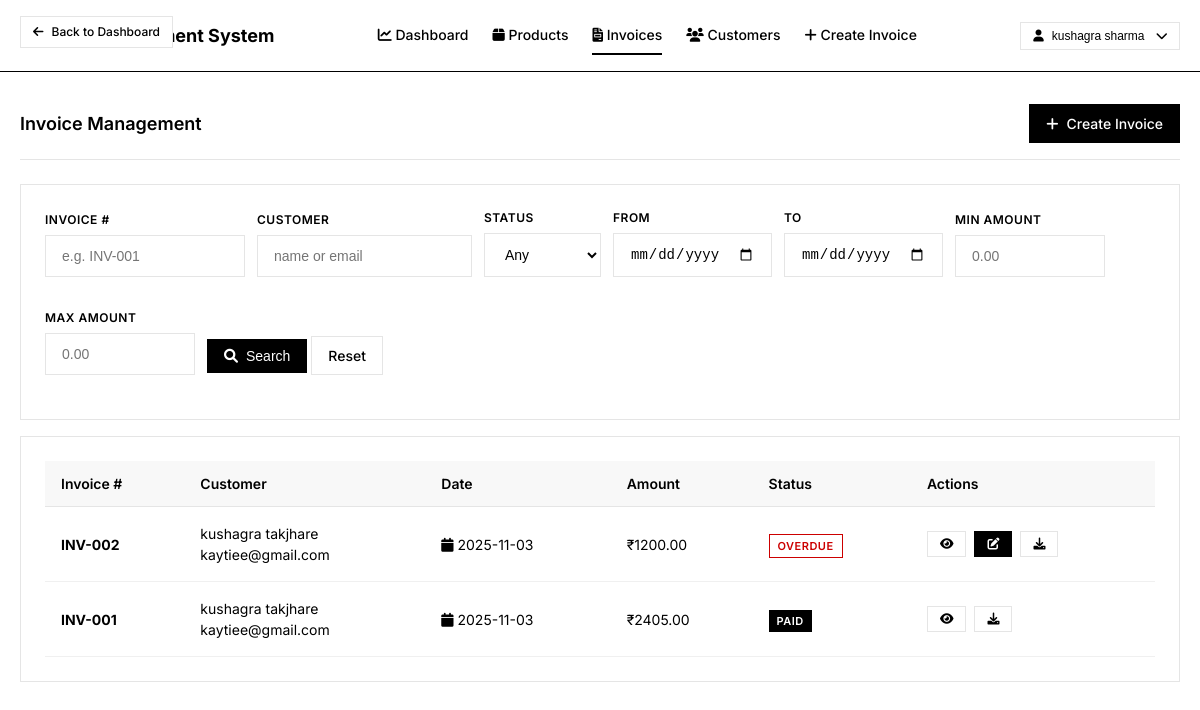
The page /seller/invoices (signed in) on the database its author committed.
### models.py (models this page shows, shortened)
class Invoice(db.Model):
    __tablename__ = 'invoices'
    invoice_no = db.Column(db.String(20), primary_key=True)  # INVOICE_NO
    invoice_datetime = db.Column(db.DateTime, nullable=False, default=datetime.utcnow)  # INVOICE_DATETIME
    status = db.Column(db.String(20), nullable=False, default='pending')  # STATUS
    tax = db.Column(db.Numeric(10, 2), nullable=False, default=0)  # TAX
    amount = db.Column(db.Numeric(10, 2), nullable=False)  # AMOUNT
    s_id = db.Column(db.String(10), db.ForeignKey('sellers.s_id'), nullable=False)  # S_ID (FK)
    c_id = db.Column(db.String(10), db.ForeignKey('customers.c_id'), nullable=False)  # C_ID (FK)
    invoice_items = db.relationship('InvoiceItem', backref='invoice', lazy=True, cascade='all, delete-orphan')
    @property
    def id(self):
        return self.invoice_no
    @property
    def date(self):
        return self.invoice_datetime.strftime('%Y-%m-%d')
    @property
    def customer_name(self):
        return self.customer.c_name
    @property
    def customer_email(self):
        return self.customer.c_email

class Customer(db.Model):
    __tablename__ = 'customers'
    c_id = db.Column(db.String(10), primary_key=True)    # C_ID
    c_name = db.Column(db.String(100), nullable=False)  # C_NAME
    c_email = db.Column(db.String(100), nullable=False, unique=True)  # C_EMAIL
    c_phone_no = db.Column(db.String(20), nullable=False)  # C_PHONE_NO
    c_address = db.Column(db.Text, nullable=False)       # C_ADDRESS
    password = db.Column(db.String(255), nullable=True, default='')  # PASSWORD (optional for customers)
    invoices = db.relationship('Invoice', backref='customer', lazy=True)

### app.py (the view)
@app.route('/seller/invoices')
@login_required
@role_required('seller')
def seller_invoices():
    q = request.args.get('q', '').strip()
    customer_q = request.args.get('customer', '').strip()
    status = request.args.get('status', '').strip()
    start_date_str = request.args.get('start_date', '').strip()
    end_date_str = request.args.get('end_date', '').strip()
    min_amount_str = request.args.get('min_amount', '').strip()
    max_amount_str = request.args.get('max_amount', '').strip()
    query = Invoice.query.filter_by(s_id=session['user_id'])
    if q:
        query = query.filter(Invoice.invoice_no.ilike(f"%{q}%"))
    if customer_q:
        query = query.join(Customer).filter(
            (Customer.c_name.ilike(f"%{customer_q}%")) | (Customer.c_email.ilike(f"%{customer_q}%"))
        )
    if status:
        query = query.filter(Invoice.status == status)
    try:
        if start_date_str:
            start_dt = datetime.strptime(start_date_str, '%Y-%m-%d')
            query = query.filter(Invoice.invoice_datetime >= start_dt)
    except ValueError:
        pass
    try:
        if end_date_str:
            end_dt = datetime.strptime(end_date_str, '%Y-%m-%d')
            end_dt_inclusive = end_dt.replace(hour=23, minute=59, second=59, microsecond=999999)
            query = query.filter(Invoice.invoice_datetime <= end_dt_inclusive)
    except ValueError:
        pass
    try:
        if min_amount_str:
            query = query.filter(Invoice.amount >= Decimal(min_amount_str))
    except Exception:
        pass
    try:
        if max_amount_str:
            query = query.filter(Invoice.amount <= Decimal(max_amount_str))
    except Exception:
        pass
    invoices = query.order_by(Invoice.invoice_datetime.desc()).all()
    return render_template(
        'seller/invoices.html',
        invoices=invoices,
        q=q,
        customer_q=customer_q,
        status=status,
        start_date=start_date_str,
        end_date=end_date_str,
        min_amount=min_amount_str,
        max_amount=max_amount_str,
    )

### app.py (called while the page is built)
def login_required(f):
    from functools import wraps
    @wraps(f)
    def decorated_function(*args, **kwargs):
        if 'user_id' not in session:
            return redirect(url_for('login'))
        return f(*args, **kwargs)
    return decorated_function

def role_required(role):
    def decorator(f):
        from functools import wraps
        @wraps(f)
        def decorated_function(*args, **kwargs):
            if 'user_role' not in session or session['user_role'] != role:
                flash('Access denied. Insufficient permissions.', 'error')
                return redirect(url_for('login'))
            return f(*args, **kwargs)
        return decorated_function
    return decorator

### templates/seller/invoices.html (shortened to what this page needs)
{% extends "base.html" %}
{% block back_button %}
<a href="{{ url_for('seller_dashboard') }}" class="btn btn-outline btn-sm back-btn">
    <i class="fas fa-arrow-left"></i>
    Back to Dashboard
</a>
{% endblock %}
{% block content %}
<div class="dashboard">
    <div class="section-header">
        <h2 class="section-title"> Invoice Management</h2>
        <div class="section-actions">
            <a href="{{ url_for('create_invoice') }}" class="btn btn-primary">
                <i class="fas fa-plus"></i>
                Create Invoice
            </a>
        </div>
    </div>
    <div class="card" style="margin-bottom: 16px;">
        <form method="get" class="form-inline" style="display: flex; gap: 12px; align-items: end; flex-wrap: wrap;">
            <div class="form-group">
                <label class="form-label" for="q">Invoice #</label>
                <input type="text" id="q" name="q" value="{{ q or '' }}" class="form-input" placeholder="e.g. INV-001" style="max-width: 200px;">
            </div>
            <div class="form-group">
                <label class="form-label" for="customer">Customer</label>
                <input type="text" id="customer" name="customer" value="{{ customer_q or '' }}" class="form-input" placeholder="name or email" style="max-width: 260px;">
            </div>
            <div class="form-group">
                <label class="form-label" for="status">Status</label>
                <select id="status" name="status" class="form-input" style="max-width: 160px;">
                    <option value="" {{ '' == (status or '') and 'selected' or '' }}>Any</option>
                </select>
            </div>
            <div class="form-group">
                <label class="form-label" for="start_date">From</label>
                <input type="date" id="start_date" name="start_date" value="{{ start_date or '' }}" class="form-input" style="max-width: 170px;">
            </div>
            <div class="form-group">
                <label class="form-label" for="end_date">To</label>
                <input type="date" id="end_date" name="end_date" value="{{ end_date or '' }}" class="form-input" style="max-width: 170px;">
            </div>
            <div class="form-group">
                <label class="form-label" for="min_amount">Min Amount</label>
                <input type="number" step="0.01" id="min_amount" name="min_amount" value="{{ min_amount or '' }}" class="form-input" placeholder="0.00" style="max-width: 150px;">
            </div>
            <div class="form-group">
                <label class="form-label" for="max_amount">Max Amount</label>
                <input type="number" step="0.01" id="max_amount" name="max_amount" value="{{ max_amount or '' }}" class="form-input" placeholder="0.00" style="max-width: 150px;">
            </div>
            <div class="form-group">
                <button type="submit" class="btn btn-primary"><i class="fas fa-search"></i> Search</button>
                <a href="{{ url_for('seller_invoices') }}" class="btn btn-outline">Reset</a>
            </div>
        </form>
    </div>
    {% if invoices %}
    <div class="card">
        <table class="table">
            <thead>
                <tr>
                    <th>Invoice #</th>
                    <th>Customer</th>
                    <th>Date</th>
                    <th>Amount</th>
                    <th>Status</th>
                    <th>Actions</th>
                </tr>
            </thead>
            <tbody>
                {% for invoice in invoices %}
                <tr>
                    <td>
                        <div class="invoice-id">
                            <strong>{{ invoice.id }}</strong>
                        </div>
                    </td>
                    <td>
                        <div class="customer-info">
                            <div class="customer-name">{{ invoice.customer_name }}</div>
                            <div class="customer-email">{{ invoice.customer_email }}</div>
                        </div>
                    </td>
                    <td>
                        <div class="date-info">
                            <i class="fas fa-calendar"></i>
                            {{ invoice.date }}
                        </div>
                    </td>
                    <td>
                        <div class="amount-info">
                            ₹{{ "%.2f"|format(invoice.amount) }}
                        </div>
                    </td>
                    <td>
                        <span class="status-badge status-{{ invoice.status }}">
                            {{ invoice.status.title() }}
                        </span>
                    </td>
                    <td>
                        <div class="action-buttons">
                            <a href="{{ url_for('view_invoice', invoice_id=invoice.id) }}" class="btn btn-outline btn-sm">
                                <i class="fas fa-eye"></i>
                            </a>
                            {% if invoice.status != 'paid' %}
                            <a href="{{ url_for('edit_invoice', invoice_id=invoice.id) }}" class="btn btn-primary btn-sm">
                                <i class="fas fa-edit"></i>
                            </a>
                            {% endif %}
                            <a href="{{ url_for('download_invoice', invoice_id=invoice.id) }}" class="btn btn-success btn-sm">
                                <i class="fas fa-download"></i>
                            </a>
                        </div>
                    </td>
                </tr>
                {% endfor %}
            </tbody>
        </table>
    </div>
    {% endif %}
</div>
{% endblock %}

### static/css/style.css (style rules this page uses)
* { margin: 0; padding: 0; box-sizing: border-box; }
body { font-family: 'Inter', -apple-system, BlinkMacSystemFont, 'Segoe UI', sans-serif; background-color: #ffffff; color: #000000; line-height: 1.5; font-size: 14px; }
.dashboard { max-width: 100%; }
.section-header { display: flex; justify-content: space-between; align-items: center; margin-bottom: 24px; padding-bottom: 16px; border-bottom: 1px solid #e5e5e5; }
.section-actions { display: flex; align-items: center; gap: 8px; }
.section-title { font-size: 18px; font-weight: 600; color: #000000; }
.card { background-color: #ffffff; border: 1px solid #e5e5e5; border-radius: 0; padding: 24px; margin-bottom: 24px; }
.table { width: 100%; border-collapse: collapse; font-size: 14px; }
.table th { background-color: #f8f8f8; padding: 12px 16px; text-align: left; font-weight: 600; color: #000000; border-bottom: 1px solid #e5e5e5; }
.table td { padding: 16px; border-bottom: 1px solid #f0f0f0; vertical-align: middle; }
.btn { display: inline-flex; align-items: center; gap: 8px; padding: 8px 16px; border: 1px solid #000000; background-color: #ffffff; color: #000000; text-decoration: none; font-size: 14px; font-weight: 500; cursor: pointer; transition: all 0.2s; border-radius: 0; }
.btn-primary { background-color: #000000; color: #ffffff; }
.btn-outline { background-color: #ffffff; color: #000000; border-color: #e5e5e5; }
.btn-sm { padding: 6px 12px; font-size: 12px; }
.btn-success { background-color: #ffffff; color: #000000; border-color: #e5e5e5; }
.form-group { margin-bottom: 20px; }
.form-label { display: block; font-size: 12px; font-weight: 600; color: #000000; margin-bottom: 6px; text-transform: uppercase; letter-spacing: 0.5px; }
.form-input { width: 100%; padding: 12px 16px; border: 1px solid #e5e5e5; background-color: #ffffff; color: #000000; font-size: 14px; border-radius: 0; transition: border-color 0.2s; }
.status-badge { padding: 4px 8px; font-size: 11px; font-weight: 600; text-transform: uppercase; letter-spacing: 0.5px; border-radius: 0; }
.status-paid { background-color: #000000; color: #ffffff; }
.status-overdue { background-color: #ffffff; color: #cc0000; border: 1px solid #cc0000; }
.action-buttons { display: flex; gap: 8px; }
.table td .action-buttons { justify-content: flex-start; }
.btn.btn-sm { min-width: 32px; }
.back-btn { position: absolute; top: 16px; left: 20px; z-index: 10; }

### rows shown on the page
Invoice: id "INV-002", customer_name "kushagra takjhare", customer_email "kaytiee@gmail.com", date "2025-11-03", amount "1200.00", status "OVERDUE"
Invoice: id "INV-001", customer_name "kushagra takjhare", customer_email "kaytiee@gmail.com", date "2025-11-03", amount "2405.00", status "PAID"

### other values the page prints
{{ session.user_name }} "kushagra sharma"
